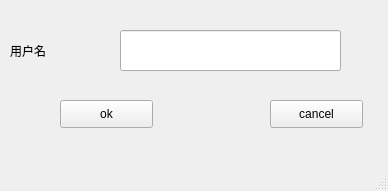
<?xml version="1.0" encoding="UTF-8"?>
<ui version="4.0">
 <class>MainWindow</class>
 <widget class="QMainWindow" name="MainWindow">
  <property name="geometry">
   <rect>
    <x>0</x>
    <y>0</y>
    <width>388</width>
    <height>191</height>
   </rect>
  </property>
  <property name="windowTitle">
   <string>change_passwd</string>
  </property>
  <widget class="QWidget" name="centralwidget">
   <widget class="QLabel" name="label">
    <property name="geometry">
     <rect>
      <x>10</x>
      <y>30</y>
      <width>91</width>
      <height>41</height>
     </rect>
    </property>
    <property name="text">
     <string>用户名</string>
    </property>
   </widget>
   <widget class="QLineEdit" name="lineEdit">
    <property name="geometry">
     <rect>
      <x>120</x>
      <y>30</y>
      <width>221</width>
      <height>41</height>
     </rect>
    </property>
   </widget>
   <widget class="QPushButton" name="pushButton">
    <property name="geometry">
     <rect>
      <x>60</x>
      <y>100</y>
      <width>93</width>
      <height>28</height>
     </rect>
    </property>
    <property name="text">
     <string>ok</string>
    </property>
   </widget>
   <widget class="QPushButton" name="pushButton_2">
    <property name="geometry">
     <rect>
      <x>270</x>
      <y>100</y>
      <width>93</width>
      <height>28</height>
     </rect>
    </property>
    <property name="text">
     <string>cancel</string>
    </property>
   </widget>
  </widget>
  <widget class="QMenuBar" name="menubar">
   <property name="geometry">
    <rect>
     <x>0</x>
     <y>0</y>
     <width>388</width>
     <height>26</height>
    </rect>
   </property>
  </widget>
  <widget class="QStatusBar" name="statusbar"/>
 </widget>
 <resources/>
 <connections>
  <connection>
   <sender>pushButton</sender>
   <signal>clicked()</signal>
   <receiver>MainWindow</receiver>
   <slot>ok()</slot>
   <hints>
    <hint type="sourcelabel">
     <x>82</x>
     <y>166</y>
    </hint>
    <hint type="destinationlabel">
     <x>198</x>
     <y>154</y>
    </hint>
   </hints>
  </connection>
  <connection>
   <sender>pushButton_2</sender>
   <signal>clicked()</signal>
   <receiver>MainWindow</receiver>
   <slot>cancel()</slot>
   <hints>
    <hint type="sourcelabel">
     <x>341</x>
     <y>156</y>
    </hint>
    <hint type="destinationlabel">
     <x>406</x>
     <y>159</y>
    </hint>
   </hints>
  </connection>
 </connections>
 <slots>
  <slot>ok()</slot>
  <slot>cancel()</slot>
 </slots>
</ui>
